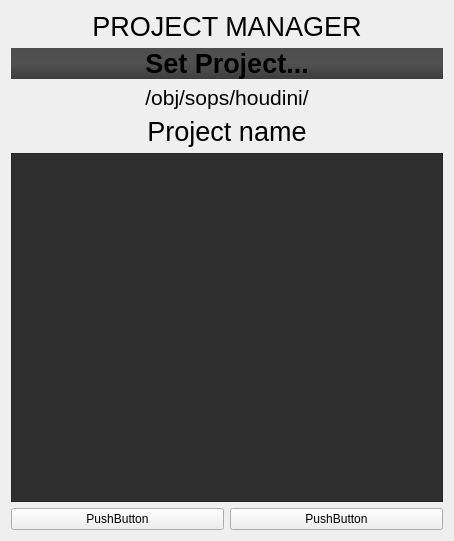
<?xml version="1.0" encoding="UTF-8"?>
<ui version="4.0">
 <class>Form</class>
 <widget class="QWidget" name="Form">
  <property name="geometry">
   <rect>
    <x>0</x>
    <y>0</y>
    <width>454</width>
    <height>541</height>
   </rect>
  </property>
  <property name="windowTitle">
   <string>Form</string>
  </property>
  <layout class="QGridLayout" name="gridLayout">
   <item row="0" column="0">
    <layout class="QVBoxLayout" name="verticalLayout">
     <item>
      <widget class="QLabel" name="label">
       <property name="font">
        <font>
         <pointsize>20</pointsize>
        </font>
       </property>
       <property name="text">
        <string>PROJECT MANAGER</string>
       </property>
       <property name="alignment">
        <set>Qt::AlignCenter</set>
       </property>
      </widget>
     </item>
     <item>
      <widget class="QPushButton" name="setproj">
       <property name="font">
        <font>
         <pointsize>20</pointsize>
         <weight>75</weight>
         <italic>false</italic>
         <bold>true</bold>
        </font>
       </property>
       <property name="styleSheet">
        <string notr="true">font:bold 20pt;
background-color: qlineargradient(spread:pad, x1:0, y1:1, x2:0, y2:0, stop:0 rgba(62, 62, 62, 255), stop:0.488636 rgba(80, 80, 80, 255), stop:0.994318 rgba(78, 78, 78, 255));
border-width:0px;
border-radius:20px;
</string>
       </property>
       <property name="text">
        <string>Set Project...</string>
       </property>
      </widget>
     </item>
     <item>
      <widget class="QLabel" name="projpath">
       <property name="font">
        <font>
         <pointsize>16</pointsize>
        </font>
       </property>
       <property name="text">
        <string>/obj/sops/houdini/</string>
       </property>
       <property name="alignment">
        <set>Qt::AlignCenter</set>
       </property>
      </widget>
     </item>
     <item>
      <widget class="QLabel" name="projname">
       <property name="font">
        <font>
         <family>Arial</family>
         <pointsize>20</pointsize>
        </font>
       </property>
       <property name="text">
        <string>Project name</string>
       </property>
       <property name="alignment">
        <set>Qt::AlignCenter</set>
       </property>
      </widget>
     </item>
     <item>
      <widget class="QListWidget" name="scenelist">
       <property name="font">
        <font>
         <pointsize>14</pointsize>
         <weight>75</weight>
         <italic>false</italic>
         <bold>true</bold>
        </font>
       </property>
       <property name="styleSheet">
        <string notr="true">font:bold 14pt;
background-color: rgb(47, 47, 47);
</string>
       </property>
      </widget>
     </item>
     <item>
      <layout class="QHBoxLayout" name="horizontalLayout">
       <item>
        <widget class="QPushButton" name="pushButton_2">
         <property name="text">
          <string>PushButton</string>
         </property>
        </widget>
       </item>
       <item>
        <widget class="QPushButton" name="pushButton_3">
         <property name="text">
          <string>PushButton</string>
         </property>
        </widget>
       </item>
      </layout>
     </item>
    </layout>
   </item>
  </layout>
 </widget>
 <resources/>
 <connections/>
</ui>
